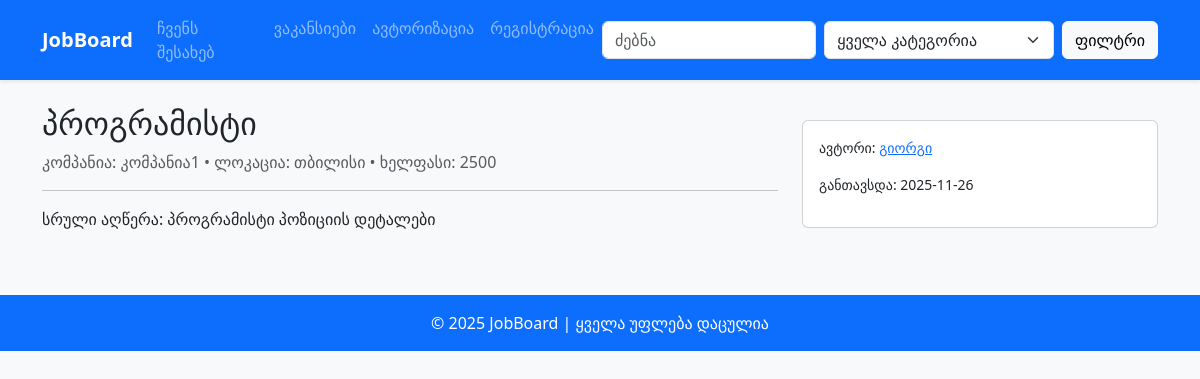
/job/1, run on the app's committed database.
### app/models.py (models this page shows)
class Job(db.Model):
    id=db.Column(db.Integer,primary_key=True)
    title=db.Column(db.String(150),nullable=False)
    short_desc=db.Column(db.String(300),nullable=False)
    full_desc=db.Column(db.Text,nullable=False)
    company=db.Column(db.String(120),nullable=False)
    salary=db.Column(db.String(80))
    location=db.Column(db.String(120))
    category=db.Column(db.String(50))
    date_posted=db.Column(db.DateTime,default=datetime.utcnow)
    expire_date=db.Column(db.DateTime,default=lambda: datetime.utcnow()+timedelta(days=7))
    is_pinned=db.Column(db.Boolean,default=False)
    user_id=db.Column(db.Integer,db.ForeignKey('user.id'),nullable=False)

class User(db.Model,UserMixin):
    id=db.Column(db.Integer,primary_key=True)
    name=db.Column(db.String(80),nullable=False)
    email=db.Column(db.String(120),unique=True,nullable=False)
    password=db.Column(db.String(255),nullable=False)
    image=db.Column(db.String(255),default='default_profile.png')
    role=db.Column(db.String(20),default='user')
    jobs=db.relationship('Job',backref='author',lazy=True)

### app/routes.py (the view)
@main.route('/job/<int:job_id>')
def job_detail(job_id):
    job = Job.query.get_or_404(job_id)
    return render_template('job_detail.html', job=job)

### app/templates/job_detail.html (shortened to what this page needs)
{% extends "base.html" %}{% block content %}
    <div class="row">
        <div class="col-lg-8"><h2>{{ job.title }}</h2>
            <p class="text-muted">კომპანია: {{ job.company }} • ლოკაცია: {{ job.location }} •
                ხელფასი: {{ job.salary }}</p>
            <hr>
            <p>{{ job.full_desc }}</p></div>
        <div class="col-lg-4">
            <div class="card mt-3">
                <div class="card-body"><p class="small">ავტორი: <a
                        href="{{ url_for('main.author_jobs', user_id=job.author.id) }}">{{ job.author.name }}</a></p>
                    <p class="small">განთავსდა: {{ job.date_posted.strftime('%Y-%m-%d') }}</p></div>
            </div>
        </div>
    </div>{% endblock %}

### app/static/css/style.css (style rules this page uses)
body { background-color:#f8f9fa; }

### data on the page
Job: title "პროგრამისტი", company "კომპანია1", location "თბილისი", salary "2500", full_desc "სრული აღწერა: პროგრამისტი პოზიციის დეტალები", date_posted "2025-11-26"
User: author.name "გიორგი"
